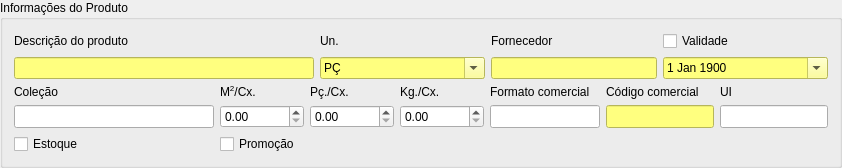
           <widget class="QGroupBox" name="groupBoxInformacoes">
            <property name="sizePolicy">
             <sizepolicy hsizetype="Preferred" vsizetype="Preferred">
              <horstretch>0</horstretch>
              <verstretch>0</verstretch>
             </sizepolicy>
            </property>
            <property name="maximumSize">
             <size>
              <width>16777215</width>
              <height>16777215</height>
             </size>
            </property>
            <property name="title">
             <string>Informações do Produto</string>
            </property>
            <layout class="QGridLayout" name="gridLayout_4">
             <item row="2" column="0" colspan="2">
              <layout class="QGridLayout" name="gridLayout_7">
               <item row="1" column="6">
                <widget class="QLineEdit" name="lineEditCodComer">
                 <property name="sizePolicy">
                  <sizepolicy hsizetype="Preferred" vsizetype="Preferred">
                   <horstretch>0</horstretch>
                   <verstretch>0</verstretch>
                  </sizepolicy>
                 </property>
                 <property name="minimumSize">
                  <size>
                   <width>105</width>
                   <height>0</height>
                  </size>
                 </property>
                 <property name="maximumSize">
                  <size>
                   <width>16777215</width>
                   <height>16777215</height>
                  </size>
                 </property>
                 <property name="accessibleName">
                  <string>Código comercial</string>
                 </property>
                 <property name="styleSheet">
                  <string notr="true">background-color: rgb(255, 255, 127);
color: rgb(0, 0, 0);</string>
                 </property>
                </widget>
               </item>
               <item row="0" column="3">
                <widget class="QLabel" name="label_9">
                 <property name="sizePolicy">
                  <sizepolicy hsizetype="Preferred" vsizetype="Preferred">
                   <horstretch>0</horstretch>
                   <verstretch>0</verstretch>
                  </sizepolicy>
                 </property>
                 <property name="maximumSize">
                  <size>
                   <width>16777215</width>
                   <height>16777215</height>
                  </size>
                 </property>
                 <property name="text">
                  <string>Pç./Cx.</string>
                 </property>
                </widget>
               </item>
               <item row="0" column="4">
                <widget class="QLabel" name="label_32">
                 <property name="sizePolicy">
                  <sizepolicy hsizetype="Preferred" vsizetype="Preferred">
                   <horstretch>0</horstretch>
                   <verstretch>0</verstretch>
                  </sizepolicy>
                 </property>
                 <property name="maximumSize">
                  <size>
                   <width>16777215</width>
                   <height>16777215</height>
                  </size>
                 </property>
                 <property name="text">
                  <string>Kg./Cx.</string>
                 </property>
                </widget>
               </item>
               <item row="0" column="0">
                <widget class="QLabel" name="label_5">
                 <property name="sizePolicy">
                  <sizepolicy hsizetype="Preferred" vsizetype="Preferred">
                   <horstretch>0</horstretch>
                   <verstretch>0</verstretch>
                  </sizepolicy>
                 </property>
                 <property name="maximumSize">
                  <size>
                   <width>16777215</width>
                   <height>16777215</height>
                  </size>
                 </property>
                 <property name="text">
                  <string>Coleção</string>
                 </property>
                 <property name="buddy">
                  <cstring>lineEditColecao</cstring>
                 </property>
                </widget>
               </item>
               <item row="1" column="3">
                <widget class="QDoubleSpinBox" name="doubleSpinBoxPcCx">
                 <property name="accessibleName">
                  <string>Pç/Cx</string>
                 </property>
                 <property name="maximum">
                  <double>9999999999.000000000000000</double>
                 </property>
                </widget>
               </item>
               <item row="0" column="1">
                <widget class="QLabel" name="label_8">
                 <property name="sizePolicy">
                  <sizepolicy hsizetype="Preferred" vsizetype="Preferred">
                   <horstretch>0</horstretch>
                   <verstretch>0</verstretch>
                  </sizepolicy>
                 </property>
                 <property name="maximumSize">
                  <size>
                   <width>16777215</width>
                   <height>16777215</height>
                  </size>
                 </property>
                 <property name="accessibleName">
                  <string/>
                 </property>
                 <property name="text">
                  <string>&lt;html&gt;&lt;head/&gt;&lt;body&gt;&lt;p&gt;M&lt;span style=&quot; vertical-align:super;&quot;&gt;2&lt;/span&gt;/Cx.&lt;/p&gt;&lt;/body&gt;&lt;/html&gt;</string>
                 </property>
                </widget>
               </item>
               <item row="0" column="5">
                <widget class="QLabel" name="label_7">
                 <property name="sizePolicy">
                  <sizepolicy hsizetype="Preferred" vsizetype="Preferred">
                   <horstretch>0</horstretch>
                   <verstretch>0</verstretch>
                  </sizepolicy>
                 </property>
                 <property name="maximumSize">
                  <size>
                   <width>16777215</width>
                   <height>16777215</height>
                  </size>
                 </property>
                 <property name="text">
                  <string>Formato comercial</string>
                 </property>
                 <property name="buddy">
                  <cstring>lineEditFormComer</cstring>
                 </property>
                </widget>
               </item>
               <item row="1" column="4">
                <widget class="QDoubleSpinBox" name="doubleSpinBoxKgCx">
                 <property name="accessibleName">
                  <string>Pç/Cx</string>
                 </property>
                 <property name="maximum">
                  <double>9999999999.000000000000000</double>
                 </property>
                </widget>
               </item>
               <item row="0" column="7">
                <widget class="QLabel" name="label_29">
                 <property name="sizePolicy">
                  <sizepolicy hsizetype="Preferred" vsizetype="Preferred">
                   <horstretch>0</horstretch>
                   <verstretch>0</verstretch>
                  </sizepolicy>
                 </property>
                 <property name="maximumSize">
                  <size>
                   <width>16777215</width>
                   <height>16777215</height>
                  </size>
                 </property>
                 <property name="text">
                  <string>UI</string>
                 </property>
                </widget>
               </item>
               <item row="1" column="5">
                <widget class="QLineEdit" name="lineEditFormComer">
                 <property name="sizePolicy">
                  <sizepolicy hsizetype="Preferred" vsizetype="Preferred">
                   <horstretch>0</horstretch>
                   <verstretch>0</verstretch>
                  </sizepolicy>
                 </property>
                 <property name="minimumSize">
                  <size>
                   <width>110</width>
                   <height>0</height>
                  </size>
                 </property>
                 <property name="maximumSize">
                  <size>
                   <width>16777215</width>
                   <height>16777215</height>
                  </size>
                 </property>
                 <property name="accessibleName">
                  <string>Formato comercial</string>
                 </property>
                </widget>
               </item>
               <item row="1" column="7">
                <widget class="QLineEdit" name="lineEditUI">
                 <property name="sizePolicy">
                  <sizepolicy hsizetype="Preferred" vsizetype="Preferred">
                   <horstretch>0</horstretch>
                   <verstretch>0</verstretch>
                  </sizepolicy>
                 </property>
                 <property name="minimumSize">
                  <size>
                   <width>100</width>
                   <height>0</height>
                  </size>
                 </property>
                 <property name="maximumSize">
                  <size>
                   <width>16777215</width>
                   <height>16777215</height>
                  </size>
                 </property>
                 <property name="accessibleName">
                  <string>UI</string>
                 </property>
                </widget>
               </item>
               <item row="0" column="6">
                <widget class="QLabel" name="label_10">
                 <property name="sizePolicy">
                  <sizepolicy hsizetype="Preferred" vsizetype="Preferred">
                   <horstretch>0</horstretch>
                   <verstretch>0</verstretch>
                  </sizepolicy>
                 </property>
                 <property name="maximumSize">
                  <size>
                   <width>16777215</width>
                   <height>16777215</height>
                  </size>
                 </property>
                 <property name="text">
                  <string>Código comercial</string>
                 </property>
                 <property name="buddy">
                  <cstring>lineEditCodComer</cstring>
                 </property>
                </widget>
               </item>
               <item row="1" column="1">
                <widget class="QDoubleSpinBox" name="doubleSpinBoxM2Cx">
                 <property name="accessibleName">
                  <string>M2/Cx</string>
                 </property>
                 <property name="maximum">
                  <double>9999999999.000000000000000</double>
                 </property>
                </widget>
               </item>
               <item row="1" column="0">
                <widget class="QLineEdit" name="lineEditColecao">
                 <property name="sizePolicy">
                  <sizepolicy hsizetype="Preferred" vsizetype="Preferred">
                   <horstretch>0</horstretch>
                   <verstretch>0</verstretch>
                  </sizepolicy>
                 </property>
                 <property name="minimumSize">
                  <size>
                   <width>200</width>
                   <height>0</height>
                  </size>
                 </property>
                 <property name="maximumSize">
                  <size>
                   <width>16777215</width>
                   <height>16777215</height>
                  </size>
                 </property>
                 <property name="toolTip">
                  <string>&lt;html&gt;&lt;head/&gt;&lt;body&gt;&lt;p&gt;Coleção à que a peça pertence, exemplo:&lt;/p&gt;&lt;p&gt;O produto CABERNET HD GR HARD pertence à coleção CABERNET HD&lt;/p&gt;&lt;/body&gt;&lt;/html&gt;</string>
                 </property>
                 <property name="whatsThis">
                  <string/>
                 </property>
                 <property name="accessibleName">
                  <string>Coleção</string>
                 </property>
                 <property name="styleSheet">
                  <string notr="true"/>
                 </property>
                 <property name="clearButtonEnabled">
                  <bool>true</bool>
                 </property>
                </widget>
               </item>
               <item row="2" column="0">
                <widget class="QCheckBox" name="checkBoxEstoque">
                 <property name="text">
                  <string>Estoque</string>
                 </property>
                </widget>
               </item>
               <item row="2" column="1">
                <widget class="QCheckBox" name="checkBoxPromocao">
                 <property name="text">
                  <string>Promoção</string>
                 </property>
                </widget>
               </item>
              </layout>
             </item>
             <item row="0" column="0" colspan="2">
              <layout class="QGridLayout" name="gridLayout">
               <item row="1" column="0">
                <widget class="QLabel" name="label_2">
                 <property name="sizePolicy">
                  <sizepolicy hsizetype="Preferred" vsizetype="Preferred">
                   <horstretch>0</horstretch>
                   <verstretch>0</verstretch>
                  </sizepolicy>
                 </property>
                 <property name="maximumSize">
                  <size>
                   <width>16777215</width>
                   <height>16777215</height>
                  </size>
                 </property>
                 <property name="text">
                  <string>Descrição do produto</string>
                 </property>
                 <property name="buddy">
                  <cstring>lineEditDescricao</cstring>
                 </property>
                </widget>
               </item>
               <item row="3" column="0">
                <widget class="QLineEdit" name="lineEditDescricao">
                 <property name="sizePolicy">
                  <sizepolicy hsizetype="Preferred" vsizetype="Preferred">
                   <horstretch>0</horstretch>
                   <verstretch>0</verstretch>
                  </sizepolicy>
                 </property>
                 <property name="minimumSize">
                  <size>
                   <width>300</width>
                   <height>0</height>
                  </size>
                 </property>
                 <property name="maximumSize">
                  <size>
                   <width>16777215</width>
                   <height>16777215</height>
                  </size>
                 </property>
                 <property name="toolTip">
                  <string>&lt;html&gt;&lt;head/&gt;&lt;body&gt;&lt;p&gt;Descrição do produto, exemplo:&lt;/p&gt;&lt;p&gt;&lt;br/&gt;&lt;/p&gt;&lt;table border=&quot;0&quot; style=&quot; margin-top:0px; margin-bottom:0px; margin-left:0px; margin-right:0px;&quot; cellspacing=&quot;2&quot; cellpadding=&quot;0&quot;&gt;&lt;tr&gt;&lt;td width=&quot;299&quot;&gt;&lt;p&gt;RP TRAVERTINO NATURAL WH&lt;/p&gt;&lt;/td&gt;&lt;/tr&gt;&lt;/table&gt;&lt;/body&gt;&lt;/html&gt;</string>
                 </property>
                 <property name="whatsThis">
                  <string/>
                 </property>
                 <property name="accessibleName">
                  <string>Descrição</string>
                 </property>
                 <property name="styleSheet">
                  <string notr="true">background-color: rgb(255, 255, 127);
color: rgb(0, 0, 0);</string>
                 </property>
                 <property name="clearButtonEnabled">
                  <bool>true</bool>
                 </property>
                </widget>
               </item>
               <item row="1" column="1">
                <widget class="QLabel" name="label_3">
                 <property name="sizePolicy">
                  <sizepolicy hsizetype="Preferred" vsizetype="Preferred">
                   <horstretch>0</horstretch>
                   <verstretch>0</verstretch>
                  </sizepolicy>
                 </property>
                 <property name="maximumSize">
                  <size>
                   <width>16777215</width>
                   <height>16777215</height>
                  </size>
                 </property>
                 <property name="text">
                  <string>Un.</string>
                 </property>
                </widget>
               </item>
               <item row="3" column="1">
                <widget class="QComboBox" name="comboBoxUn">
                 <property name="accessibleName">
                  <string>Un.</string>
                 </property>
                 <property name="styleSheet">
                  <string notr="true">background-color: rgb(255, 255, 127);
color: rgb(0, 0, 0);</string>
                 </property>
                 <property name="editable">
                  <bool>true</bool>
                 </property>
                 <item>
                  <property name="text">
                   <string>PÇ</string>
                  </property>
                 </item>
                 <item>
                  <property name="text">
                   <string>M²</string>
                  </property>
                 </item>
                 <item>
                  <property name="text">
                   <string>ML</string>
                  </property>
                 </item>
                </widget>
               </item>
               <item row="3" column="2">
                <widget class="ItemBox" name="itemBoxFornecedor">
                 <property name="sizePolicy">
                  <sizepolicy hsizetype="Preferred" vsizetype="Preferred">
                   <horstretch>0</horstretch>
                   <verstretch>0</verstretch>
                  </sizepolicy>
                 </property>
                 <property name="maximumSize">
                  <size>
                   <width>16777215</width>
                   <height>16777215</height>
                  </size>
                 </property>
                 <property name="toolTip">
                  <string>&lt;html&gt;&lt;head/&gt;&lt;body&gt;&lt;p&gt;Unidade de produtos &lt;span style=&quot; font-weight:600;&quot;&gt;em estoque.&lt;/span&gt;&lt;/p&gt;&lt;/body&gt;&lt;/html&gt;</string>
                 </property>
                 <property name="whatsThis">
                  <string/>
                 </property>
                 <property name="accessibleName">
                  <string>Fornecedor</string>
                 </property>
                 <property name="styleSheet">
                  <string notr="true">background-color: rgb(255, 255, 127);
color: rgb(0, 0, 0);</string>
                 </property>
                </widget>
               </item>
               <item row="1" column="2">
                <widget class="QLabel" name="label_12">
                 <property name="sizePolicy">
                  <sizepolicy hsizetype="Preferred" vsizetype="Preferred">
                   <horstretch>0</horstretch>
                   <verstretch>0</verstretch>
                  </sizepolicy>
                 </property>
                 <property name="maximumSize">
                  <size>
                   <width>16777215</width>
                   <height>16777215</height>
                  </size>
                 </property>
                 <property name="text">
                  <string>Fornecedor</string>
                 </property>
                </widget>
               </item>
               <item row="1" column="3">
                <widget class="QCheckBox" name="checkBoxValidade">
                 <property name="text">
                  <string>Validade</string>
                 </property>
                </widget>
               </item>
               <item row="3" column="3">
                <widget class="QDateEdit" name="dateEditValidade">
                 <property name="sizePolicy">
                  <sizepolicy hsizetype="Preferred" vsizetype="Preferred">
                   <horstretch>0</horstretch>
                   <verstretch>0</verstretch>
                  </sizepolicy>
                 </property>
                 <property name="maximumSize">
                  <size>
                   <width>16777215</width>
                   <height>16777215</height>
                  </size>
                 </property>
                 <property name="styleSheet">
                  <string notr="true">background-color: rgb(255, 255, 127);
color: rgb(0, 0, 0);</string>
                 </property>
                 <property name="dateTime">
                  <datetime>
                   <hour>0</hour>
                   <minute>0</minute>
                   <second>0</second>
                   <year>1900</year>
                   <month>1</month>
                   <day>1</day>
                  </datetime>
                 </property>
                 <property name="calendarPopup">
                  <bool>true</bool>
                 </property>
                 <property name="date">
                  <date>
                   <year>1900</year>
                   <month>1</month>
                   <day>1</day>
                  </date>
                 </property>
                </widget>
               </item>
              </layout>
             </item>
            </layout>
           </widget>
